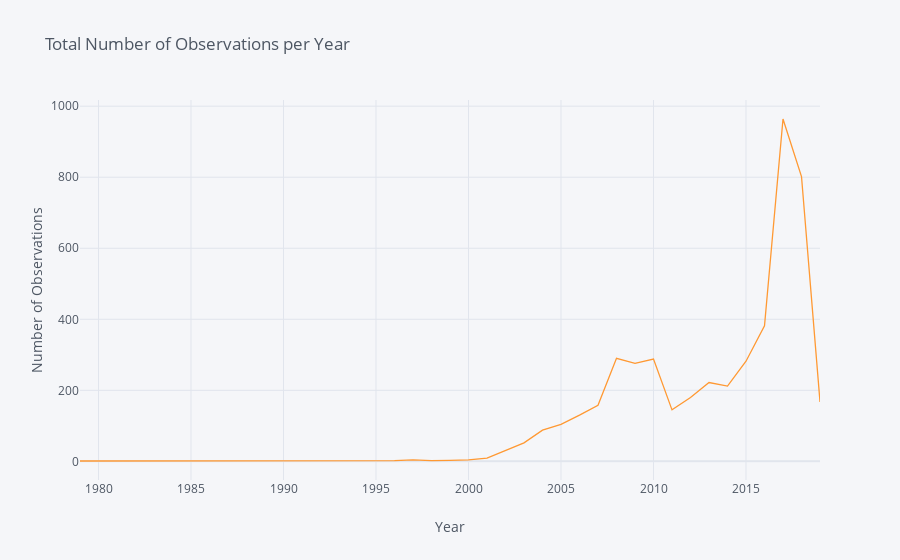

The code cell stored with this chart in its notebook:
### Code cell
by_year=df.groupby(['ObsDate_Year'])['objectid'].agg('count')
by_year.iplot(kind='line',
    xTitle = 'Year',
    yTitle = 'Number of Observations',
    title= 'Total Number of Observations per Year')

### Figure 1 — Plotly figure (JSON) as saved in the notebook; plotly's stock layout.template omitted (floating-point values rounded to 4 significant figures)
{"data": [{"line": {"color": "rgba(255, 153, 51, 1.0)", "dash": "solid", "shape": "linear", "width": 1.3}, "mode": "lines", "name": "objectid", "text": "", "type": "scatter", "x": [1979, 1995, 1996, 1997, 1998, 1999, 2000, 2001, 2002, 2003, 2004, 2005, 2006, 2007, 2008, 2009, 2010, 2011, 2012, 2013, 2014, 2015, 2016, 2017, 2018, 2019], "y": [1, 1, 2, 4, 2, 3, 4, 9, 30, 52, 88, 104, 130, 158, 290, 276, 288, 145, 180, 222, 212, 282, 382, 964, 802, 167]}], "layout": {"legend": {"bgcolor": "#F5F6F9", "font": {"color": "#4D5663"}}, "paper_bgcolor": "#F5F6F9", "plot_bgcolor": "#F5F6F9", "title": {"font": {"color": "#4D5663"}, "text": "Total Number of Observations per Year"}, "xaxis": {"gridcolor": "#E1E5ED", "showgrid": true, "tickfont": {"color": "#4D5663"}, "title": {"font": {"color": "#4D5663"}, "text": "Year"}, "zerolinecolor": "#E1E5ED"}, "yaxis": {"gridcolor": "#E1E5ED", "showgrid": true, "tickfont": {"color": "#4D5663"}, "title": {"font": {"color": "#4D5663"}, "text": "Number of Observations"}, "zerolinecolor": "#E1E5ED"}}}
